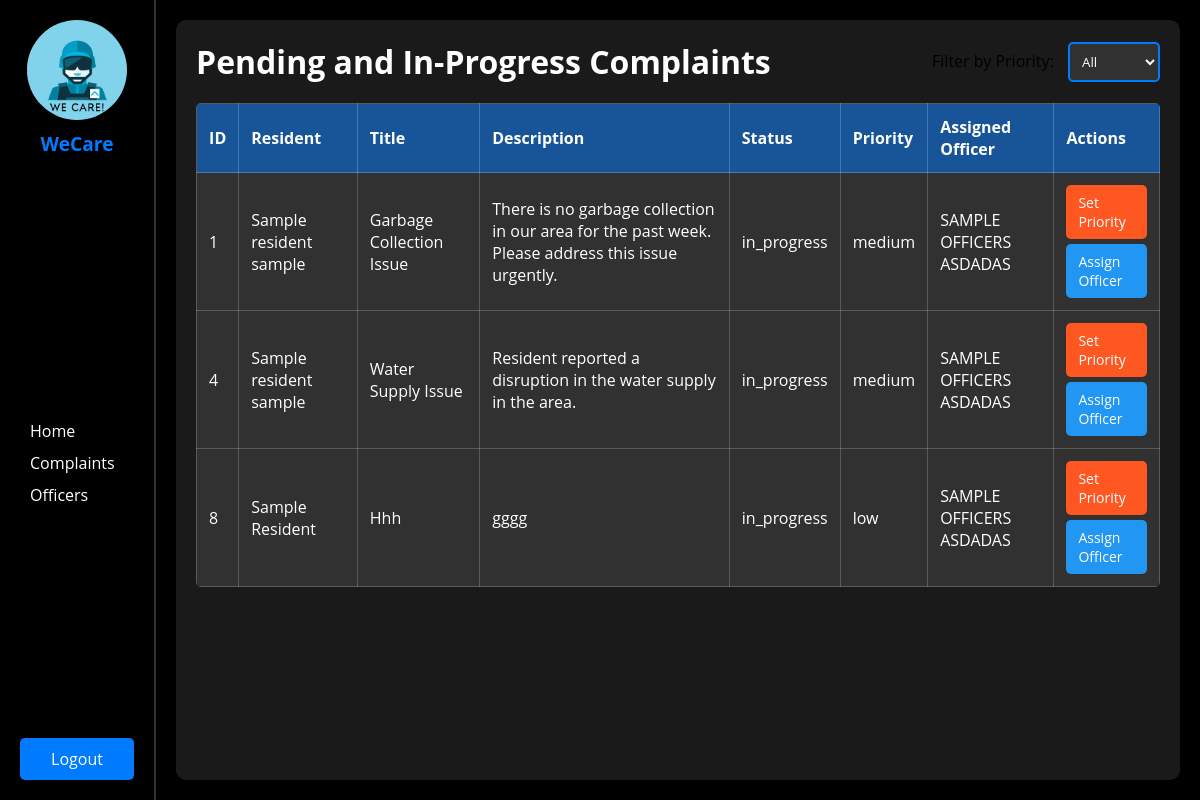
Page /admin_view_complaints.php (signed in) on the committed database.
### tables this page shows
CREATE TABLE `complaints` (
  `id` int(11) NOT NULL,
  `resident_id` int(11) NOT NULL,
  `title` varchar(255) NOT NULL,
  `description` text NOT NULL,
  `status` enum('pending','in_progress','resolved') DEFAULT 'pending',
  `priority` enum('low','medium','high') DEFAULT NULL,
  `assigned_officer_id` int(11) DEFAULT NULL,
  `created_at` timestamp NOT NULL DEFAULT current_timestamp(),
  `updated_at` timestamp NULL DEFAULT NULL ON UPDATE current_timestamp(),
  `assigned_personnel` varchar(255) DEFAULT NULL,
  `resolution_notes` text DEFAULT NULL,
  `resolved_by` int(11) DEFAULT NULL,
  `resolved_at` datetime DEFAULT NULL
);

CREATE TABLE `users` (
  `id` int(11) NOT NULL,
  `first_name` varchar(200) NOT NULL,
  `middle_name` varchar(200) NOT NULL,
  `last_name` varchar(200) NOT NULL,
  `email` varchar(200) NOT NULL,
  `password` varchar(200) NOT NULL,
  `phone_number` varchar(200) NOT NULL,
  `address` varchar(200) NOT NULL,
  `session_token` varchar(255) DEFAULT NULL,
  `token_expiry` datetime DEFAULT NULL,
  `reset_token` varchar(255) DEFAULT NULL,
  `reset_token_expiry` datetime DEFAULT NULL,
  `role` enum('admin','resident','officer') DEFAULT 'resident',
  `profile_picture` varchar(255) DEFAULT NULL
);

### admin_view_complaints.php (the view, shortened to what this page needs)
<?php
require_once 'includes/db_conn.php';
$filter = isset($_GET['filter']) ? $_GET['filter'] : 'all';
$where_clause = '';
switch ($filter) {
    default:
        $where_clause = "";
}
try {
    $stmt = $conn->prepare("
        SELECT
            c.id,
            u.first_name AS resident_first_name,
            u.last_name AS resident_last_name,
            o.first_name AS officer_first_name,
            o.last_name AS officer_last_name,
            c.title,
            c.description,
            c.status,
            c.priority,
            c.created_at
        FROM complaints c
        JOIN users u ON c.resident_id = u.id
        LEFT JOIN users o ON c.assigned_officer_id = o.id
        WHERE (c.status = 'pending' OR c.status = 'in_progress') $where_clause
        ORDER BY
            CASE
                WHEN c.priority = 'high' THEN 1
                WHEN c.priority = 'medium' THEN 2
                WHEN c.priority = 'low' THEN 3
                ELSE 4
            END
    ");
    $stmt->execute();
    $complaints = $stmt->fetchAll(PDO::FETCH_ASSOC);
} catch (Exception $e) {
    die("Error fetching complaints: " . $e->getMessage());
}
?>
<!DOCTYPE html>
<html lang="en">
<head>
  <link rel="stylesheet" href="./assets/css/admin_complaint.css">
</head>
<body>
  <div class="dashboard-wrapper">
    <div class="sidebar">
      <div class="logo-container">
        <img src="../assets/images/logo.png" alt="Logo" class="logo">
        <h2>WeCare</h2>
      </div>
      <ul>
        <li><a href="/dashboard.php"><i class="fas fa-home"></i> Home</a></li>
        <li><a href="/admin_view_complaints.php"><i class="fas fa-exclamation-circle"></i> Complaints</a></li>
        <li><a href="#"><i class="fas fa-users"></i> Officers</a></li>
      </ul>
      <button class="logout-btn" onclick="window.location.href='/logout.php'">Logout</button>
    </div>
    <div class="main-content">
      <div class="dashboard-header">
        <h1>Pending and In-Progress Complaints</h1>
        <div class="filter-dropdown">
          <label for="priority-filter">Filter by Priority:</label>
          <select id="priority-filter" onchange="location = this.value;">
            <option value="?filter=all" <?= $filter === 'all' ? 'selected' : '' ?>>All</option>
          </select>
        </div>
      </div>
      <?php if (empty($complaints)): ?>
        <p>No complaints found.</p>
      <?php else: ?>
        <table>
          <thead>
            <tr>
              <th>ID</th>
              <th>Resident</th>
              <th>Title</th>
              <th>Description</th>
              <th>Status</th>
              <th>Priority</th>
              <th>Assigned Officer</th>
              <th>Actions</th>
            </tr>
          </thead>
          <tbody>
            <?php foreach ($complaints as $complaint): ?>
              <tr>
                <td><?= htmlspecialchars($complaint['id']) ?></td>
                <td><?= htmlspecialchars($complaint['resident_first_name'] ?? 'Unknown') . ' ' . htmlspecialchars($complaint['resident_last_name'] ?? 'Unknown') ?></td>
                <td><?= htmlspecialchars($complaint['title']) ?></td>
                <td><?= htmlspecialchars($complaint['description']) ?></td>
                <td><?= htmlspecialchars($complaint['status']) ?></td>
                <td><?= htmlspecialchars($complaint['priority'] ?? 'Not Set') ?></td>
                <td><?= htmlspecialchars($complaint['officer_first_name'] ?? 'Not Assigned') . ' ' . htmlspecialchars($complaint['officer_last_name'] ?? '') ?></td>
                <td>
                  <div class="action-buttons">
                    <a href="set_priority.php?id=<?= $complaint['id'] ?>" class="btn btn-priority">Set Priority</a>
                    <a href="assign_officer.php?id=<?= $complaint['id'] ?>" class="btn btn-officer">Assign Officer</a>
                  </div>
                </td>
              </tr>
            <?php endforeach; ?>
          </tbody>
        </table>
      <?php endif; ?>
    </div>
  </div>
</body>
</html>

### assets/css/admin_complaint.css (style rules this page uses)
* { margin: 0; padding: 0; box-sizing: border-box; font-family: "Open Sans", sans-serif; }
body { display: flex; align-items: stretch; min-height: 100vh; width: 100%; background: url("../images/image.jpg"), #000; background-position: center; background-size: cover; background-repeat: no-repeat; color: #fff; }
.dashboard-wrapper { display: flex; width: 100%; }
.sidebar { width: 250px; background: rgba(0, 0, 0, 0.7); padding: 20px; box-shadow: 2px 0 10px rgba(0, 0, 0, 0.2); display: flex; flex-direction: column; justify-content: space-between; border-right: 2px solid rgba(255, 255, 255, 0.2); }
.logo-container { display: flex; flex-direction: column; align-items: center; margin-bottom: 20px; }
.logo-container .logo { width: 100px; height: 100px; border-radius: 50%; object-fit: cover; box-shadow: 0 4px 10px rgba(0, 0, 0, 0.3); }
.logo-container h2 { font-size: 1.2rem; margin-top: 10px; color: #007bff; text-align: center; }
.sidebar ul { list-style: none; margin-top: 20px; }
.sidebar ul li { margin-bottom: 10px; }
.sidebar ul li a { display: flex; align-items: center; color: #fff; text-decoration: none; font-size: 1rem; transition: 0.3s ease; }
.logout-btn { width: 100%; padding: 10px; background: #007bff; color: #fff; border: none; border-radius: 5px; font-size: 1rem; cursor: pointer; transition: 0.3s ease; }
.main-content { flex-grow: 1; padding: 20px; background: rgba(255, 255, 255, 0.1); border-radius: 10px; margin: 20px; box-shadow: 0 4px 10px rgba(0, 0, 0, 0.2); backdrop-filter: blur(10px); }
.dashboard-header { display: flex; justify-content: space-between; align-items: center; margin-bottom: 20px; }
.filter-dropdown label { color: black; margin-right: 10px; font-size: 1rem; }
.filter-dropdown select { padding: 8px; border: 2px solid #007bff; border-radius: 5px; background: rgba(255, 255, 255, 0.1); color: #fff; cursor: pointer; }
table { width: 100%; border-collapse: collapse; margin-top: 20px; background: rgba(255, 255, 255, 0.1); border-radius: 5px; overflow: hidden; }
table th, table td { padding: 12px; border: 1px solid rgba(255, 255, 255, 0.2); text-align: left; color: #fff; }
table th { background: rgba(0, 123, 255, 0.5); }
.action-buttons { display: flex; flex-direction: column; gap: 5px; }
.btn { padding: 8px 12px; border: none; border-radius: 5px; color: #fff; text-decoration: none; font-size: 14px; cursor: pointer; transition: 0.3s ease; }
.btn-priority { background: #ff5722; }
.btn-officer { background: #2196f3; }

### rows in the picture
complaints: id "1", users.first_name "Sample resident", users.last_name "sample", title "Garbage Collection Issue", description "There is no garbage collection in our area for the past week. Please address this issue urgently.", status "in_progress", priority "medium", users.first_name "SAMPLE OFFICERS", users.last_name "ASDADAS"
complaints: id "4", users.first_name "Sample resident", users.last_name "sample", title "Water Supply Issue", description "Resident reported a disruption in the water supply in the area.", status "in_progress", priority "medium", users.first_name "SAMPLE OFFICERS", users.last_name "ASDADAS"
complaints: id "8", users.first_name "Sample", users.last_name "Resident", title "Hhh", description "gggg", status "in_progress", priority "low", users.first_name "SAMPLE OFFICERS", users.last_name "ASDADAS"
